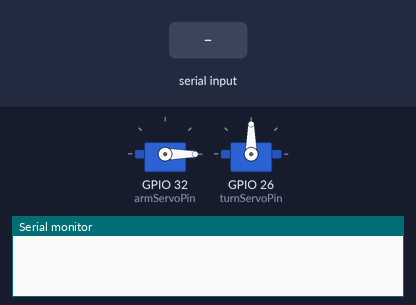
A program run on a simulated ESP32. On the bench: 2 × servo, the last lines printed to the serial monitor. The inputs (shaded band) are chosen by the test bench.

Above: at 1.2 s.
1.3 s: "90,45\n" received over Serial
At 4.7 s:
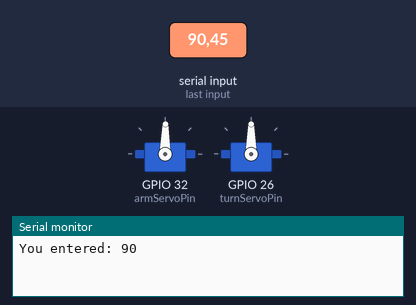
At 7.4 s:
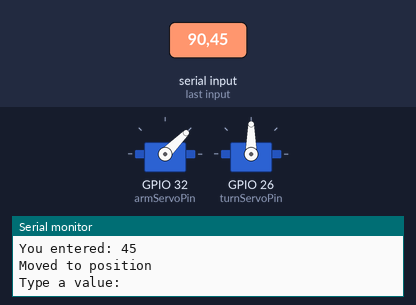
Timing chart, 0 to 10.3 s (numbered marks = the images above; inputs shaded):
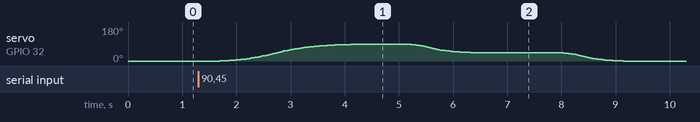

Measured:
- after the input at 1.3 s, servo on GPIO 32 (armServoPin): rises from 0° to 90° in 3.2 s, then falls to 0° in 4.3 s

The program:

main.cpp
```cpp
#include <Arduino.h>
#include <AccelStepper.h>
#include <ESP32Servo.h>

// Define stepper motor connections and interface type
#define dirPin 4
#define stepPin 2
#define motorInterfaceType 1

#define armServoPin 32
#define turnServoPin 26

// Create an instance of the AccelStepper class
AccelStepper stepper = AccelStepper(motorInterfaceType, stepPin, dirPin);
Servo armServo;
Servo turnServo;

// Define initial speed and delay parameters for smooth servo control
int minDelay = 30;      // Minimum delay in milliseconds
int maxDelay = 50;     // Maximum delay in milliseconds
int currentArmServoPos = 0; // Start from the middle position
int currentTurnServoPos = 90;

// Revised cubic easing function with slower easing-in
float easeInOutCubicSlow(float t) {
  t *= 2;
  if (t < 1) {
    return 0.5 * (t * t * t);
  }
  t -= 2;
  return 0.5 * (t * t * t + 2);
}

// Smooth servo control function with modified easing
void smoothServoControl(int endPos, int servoNo) {
  int startPos;
  switch (servoNo)
  {
  case 1:
    startPos = currentArmServoPos;
    break;
  case 2:
    startPos = currentTurnServoPos;
    break;

  default:
    break;
  }
  int range = abs(endPos - startPos);
  int increment = (startPos < endPos) ? 1 : -1;

  for (int i = 0; i <= range; i++) {
    float progress = (float)i / range;
    float easedProgress = easeInOutCubicSlow(progress);
    int pos = startPos + increment * (easedProgress * range);
    switch (servoNo)
    {
    case 1:
      armServo.write(pos);
      break;
    case 2:
      turnServo.write(pos);
      break;
    default:
      break;
    }

    // Calculate delay based on eased progress
    int currentDelay = minDelay + (int)(easedProgress * (maxDelay - minDelay));
    delay(currentDelay);
  }

  switch (servoNo)
  {
  case 1:
    currentArmServoPos = endPos; // Update the current servo position
    break;
  case 2:
    currentTurnServoPos = endPos;
    break;

  default:
    break;
  }

}

void setup() {
  Serial.begin(9600);
  // Set the maximum speed and acceleration
  stepper.setMaxSpeed(500);       // Set maximum speed in steps per second
  stepper.setAcceleration(500);   // Set acceleration in steps per second^2

  // Attach the servo to the specified pin with pulse widths for MG996R
  armServo.attach(armServoPin, 500, 2500); // Min pulse width, Max pulse width
  turnServo.attach(turnServoPin, 500, 2500);
  armServo.write(currentArmServoPos);
  turnServo.write(currentTurnServoPos);
}

void loop() {
  if (Serial.available() > 0) {
    // Read the incoming integer value
    int inputValue = Serial.parseInt();
    Serial.print("You entered: ");
    Serial.println(inputValue);
    smoothServoControl(inputValue, 1);
    Serial.println("Moved to position");
    Serial.println("Type a value: ");

    // Print the received value

  }
}
```
